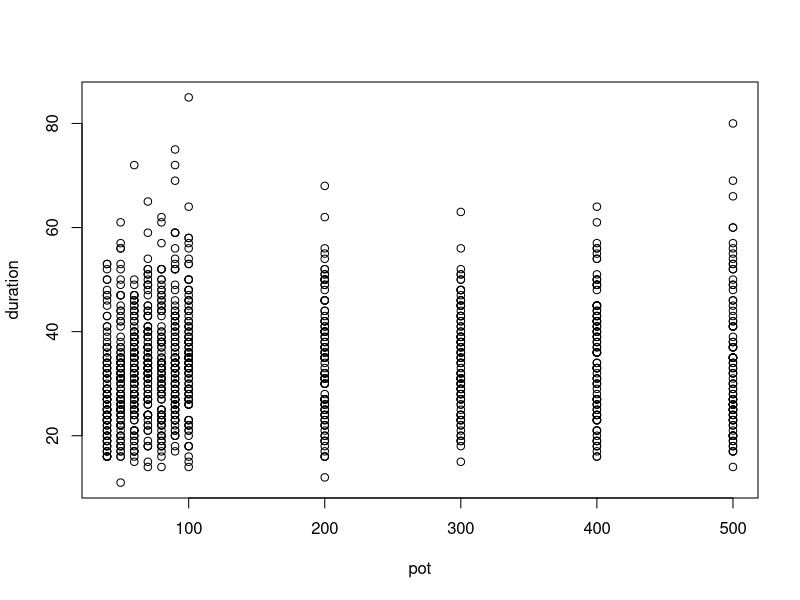
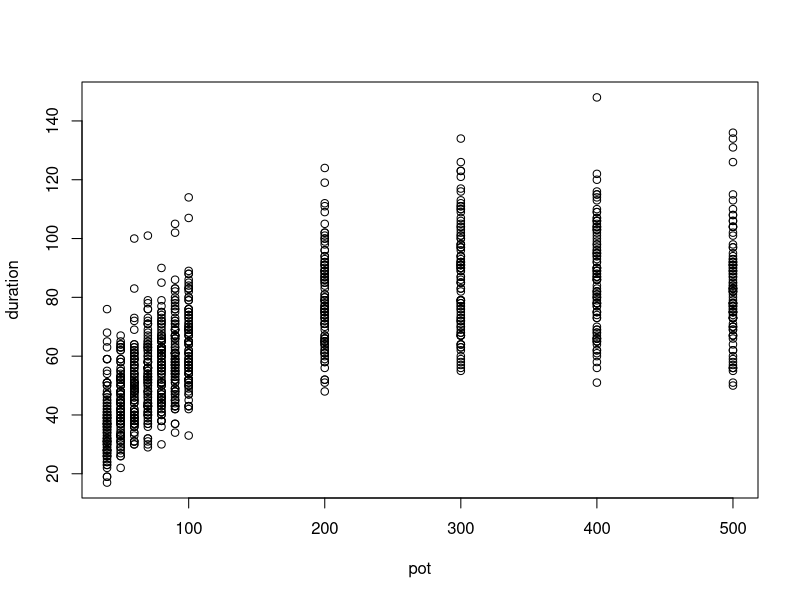
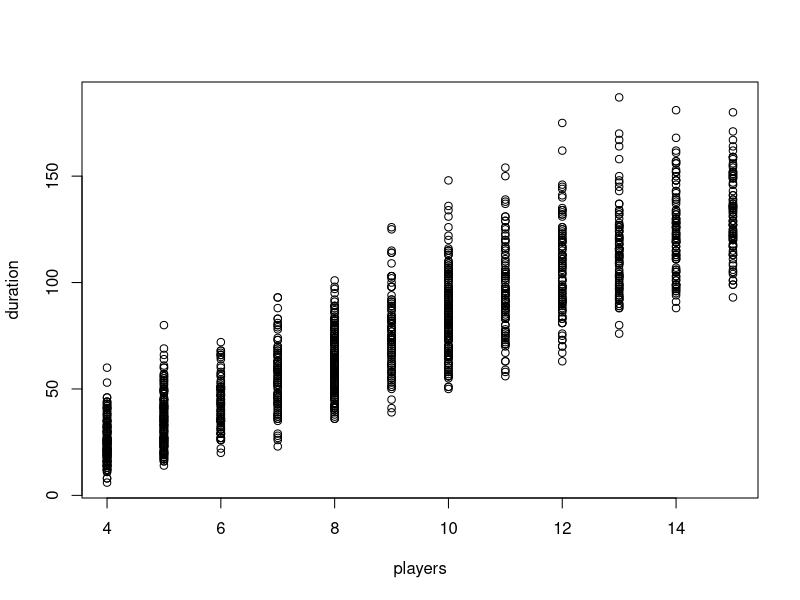

Source code (R) for these figures, in order:
# dreidel

game = function(players, money){
  pool = players
  wallets = rep(floor(money/players), players)
  live = 1:players
  turn = 0
  turncount = 0
  while(length(live) >1){
    turn = ifelse(turn==players, 1, turn + 1)
    if (wallets[turn]<1){
      next # continue
    }
    turncount = turncount + 1
    roll = sample(4, 1)
    if(roll==1){
      # player gets pool, all live players donate a token
      wallets[turn] = pool
      pool = length(live)
      wallets[live] = wallets[live] - 1
      live = which(wallets>0)      
      
    } else if(roll==2){
      # Player gets half of pool
      earn = floor(pool/2)
      pool = pool-earn
      wallets[turn] = wallets[turn] + pool
    } else if(roll==3){
      # Player donates 3
      loss = min(wallets[turn], 3)
      wallets[turn] = wallets[turn] - loss
      pool = pool + loss
      live = which(wallets>0)      
    }
    # Treat "4" as "0" - No action
  }
  turncount
}


# Game implemented in 10 minutes

# simulation implemented... really fast
mean(replicate(1e2,game(6, 100)))

# Simulation wrapped ~ 10min

results = c()
k=1e2
players=4:15
pots=c((4:10)*10, (2:5)*100)
for(n in players){
  for(p in pots){
    p = floor(p/n)*n
    #sim = mean(replicate(k,game(n, p)))
    #results = rbind(results, c(n,p,sim))
    for(i in 1:k){
      results = rbind(results, c(n, p, game(n, p)))
    }
  }
}

df = as.data.frame(results)
names(df) = c("players", "pot", "duration")

unique(df$players)
plot(duration~pot, df[df$players==5,])
plot(duration~pot, df[df$players==10,])
plot(duration~players, df[df$pot>=400,])

mod = lm(duration ~ pot + players, df)
summary(mod)
#mod = lm(duration ~ poly(pot,2) + poly(players,2), df)
#summary(mod)

anova(mod)
